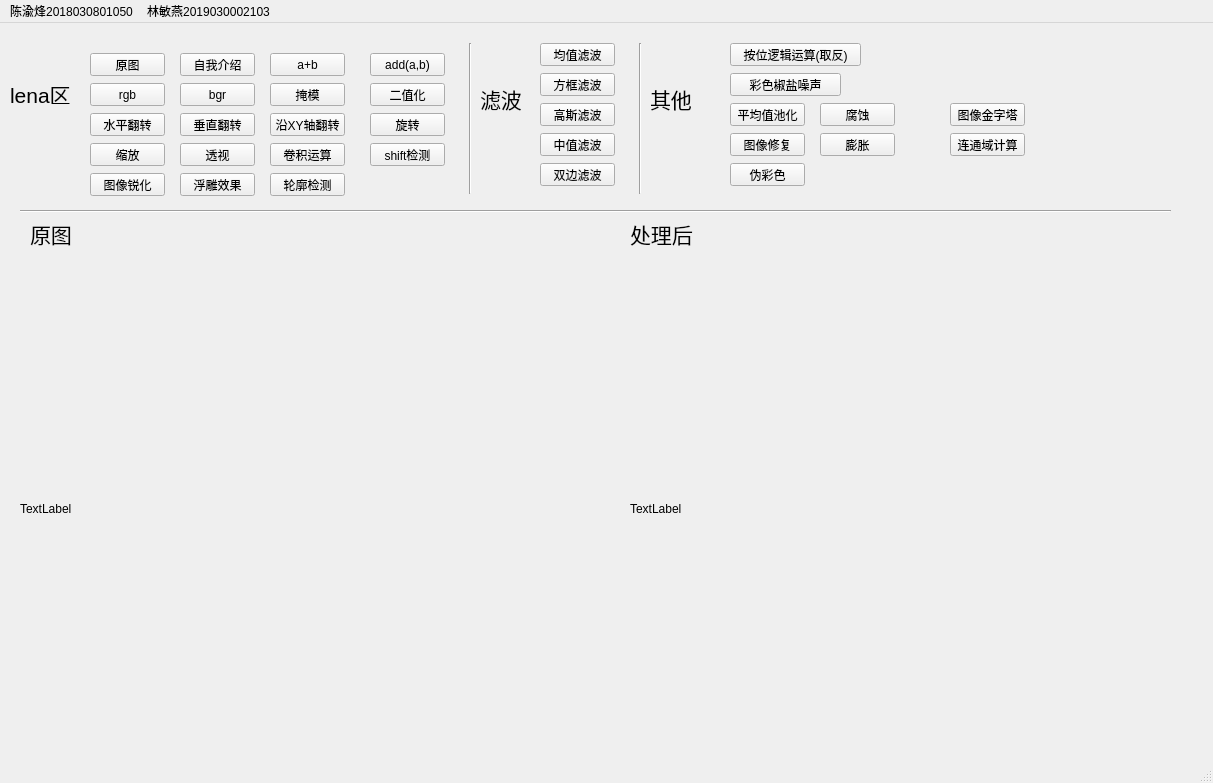
<?xml version="1.0" encoding="UTF-8"?>
<ui version="4.0">
 <class>MainWindow</class>
 <widget class="QMainWindow" name="MainWindow">
  <property name="geometry">
   <rect>
    <x>0</x>
    <y>0</y>
    <width>1213</width>
    <height>783</height>
   </rect>
  </property>
  <property name="windowTitle">
   <string>MainWindow</string>
  </property>
  <widget class="QWidget" name="centralwidget">
   <widget class="QPushButton" name="pushButton_3">
    <property name="geometry">
     <rect>
      <x>270</x>
      <y>30</y>
      <width>75</width>
      <height>23</height>
     </rect>
    </property>
    <property name="text">
     <string>a+b</string>
    </property>
   </widget>
   <widget class="QPushButton" name="pushButton_4">
    <property name="geometry">
     <rect>
      <x>370</x>
      <y>30</y>
      <width>75</width>
      <height>23</height>
     </rect>
    </property>
    <property name="text">
     <string>add(a,b)</string>
    </property>
   </widget>
   <widget class="QPushButton" name="pushButton_5">
    <property name="geometry">
     <rect>
      <x>90</x>
      <y>60</y>
      <width>75</width>
      <height>23</height>
     </rect>
    </property>
    <property name="text">
     <string>rgb</string>
    </property>
   </widget>
   <widget class="QPushButton" name="pushButton_6">
    <property name="geometry">
     <rect>
      <x>180</x>
      <y>60</y>
      <width>75</width>
      <height>23</height>
     </rect>
    </property>
    <property name="text">
     <string>bgr</string>
    </property>
   </widget>
   <widget class="QPushButton" name="pushButton_7">
    <property name="geometry">
     <rect>
      <x>730</x>
      <y>20</y>
      <width>131</width>
      <height>23</height>
     </rect>
    </property>
    <property name="text">
     <string>按位逻辑运算(取反)</string>
    </property>
   </widget>
   <widget class="QPushButton" name="pushButton_8">
    <property name="geometry">
     <rect>
      <x>270</x>
      <y>60</y>
      <width>75</width>
      <height>23</height>
     </rect>
    </property>
    <property name="text">
     <string>掩模</string>
    </property>
   </widget>
   <widget class="QPushButton" name="pushButton_9">
    <property name="geometry">
     <rect>
      <x>730</x>
      <y>140</y>
      <width>75</width>
      <height>23</height>
     </rect>
    </property>
    <property name="text">
     <string>伪彩色</string>
    </property>
   </widget>
   <widget class="QPushButton" name="pushButton_1">
    <property name="geometry">
     <rect>
      <x>90</x>
      <y>30</y>
      <width>75</width>
      <height>23</height>
     </rect>
    </property>
    <property name="text">
     <string>原图</string>
    </property>
   </widget>
   <widget class="QPushButton" name="pushButton_2">
    <property name="geometry">
     <rect>
      <x>180</x>
      <y>30</y>
      <width>75</width>
      <height>23</height>
     </rect>
    </property>
    <property name="text">
     <string>自我介绍</string>
    </property>
   </widget>
   <widget class="QLabel" name="label">
    <property name="geometry">
     <rect>
      <x>20</x>
      <y>230</y>
      <width>512</width>
      <height>512</height>
     </rect>
    </property>
    <property name="text">
     <string>TextLabel</string>
    </property>
   </widget>
   <widget class="QLabel" name="label_2">
    <property name="geometry">
     <rect>
      <x>630</x>
      <y>230</y>
      <width>512</width>
      <height>512</height>
     </rect>
    </property>
    <property name="text">
     <string>TextLabel</string>
    </property>
   </widget>
   <widget class="Line" name="line">
    <property name="geometry">
     <rect>
      <x>20</x>
      <y>180</y>
      <width>1151</width>
      <height>16</height>
     </rect>
    </property>
    <property name="orientation">
     <enum>Qt::Horizontal</enum>
    </property>
   </widget>
   <widget class="QPushButton" name="pushButton_10">
    <property name="geometry">
     <rect>
      <x>370</x>
      <y>60</y>
      <width>75</width>
      <height>23</height>
     </rect>
    </property>
    <property name="text">
     <string>二值化</string>
    </property>
   </widget>
   <widget class="QPushButton" name="pushButton_11">
    <property name="geometry">
     <rect>
      <x>90</x>
      <y>90</y>
      <width>75</width>
      <height>23</height>
     </rect>
    </property>
    <property name="text">
     <string>水平翻转</string>
    </property>
   </widget>
   <widget class="QPushButton" name="pushButton_12">
    <property name="geometry">
     <rect>
      <x>370</x>
      <y>90</y>
      <width>75</width>
      <height>23</height>
     </rect>
    </property>
    <property name="text">
     <string>旋转</string>
    </property>
   </widget>
   <widget class="QPushButton" name="pushButton_13">
    <property name="geometry">
     <rect>
      <x>90</x>
      <y>120</y>
      <width>75</width>
      <height>23</height>
     </rect>
    </property>
    <property name="text">
     <string>缩放</string>
    </property>
   </widget>
   <widget class="QPushButton" name="pushButton_14">
    <property name="geometry">
     <rect>
      <x>180</x>
      <y>120</y>
      <width>75</width>
      <height>23</height>
     </rect>
    </property>
    <property name="text">
     <string>透视</string>
    </property>
   </widget>
   <widget class="QPushButton" name="pushButton_15">
    <property name="geometry">
     <rect>
      <x>270</x>
      <y>120</y>
      <width>75</width>
      <height>23</height>
     </rect>
    </property>
    <property name="text">
     <string>卷积运算</string>
    </property>
   </widget>
   <widget class="QPushButton" name="pushButton_16">
    <property name="geometry">
     <rect>
      <x>730</x>
      <y>50</y>
      <width>111</width>
      <height>23</height>
     </rect>
    </property>
    <property name="text">
     <string>彩色椒盐噪声</string>
    </property>
   </widget>
   <widget class="QPushButton" name="pushButton_17">
    <property name="geometry">
     <rect>
      <x>370</x>
      <y>120</y>
      <width>75</width>
      <height>23</height>
     </rect>
    </property>
    <property name="text">
     <string>shift检测</string>
    </property>
   </widget>
   <widget class="QPushButton" name="pushButton_18">
    <property name="geometry">
     <rect>
      <x>540</x>
      <y>20</y>
      <width>75</width>
      <height>23</height>
     </rect>
    </property>
    <property name="text">
     <string>均值滤波</string>
    </property>
   </widget>
   <widget class="QPushButton" name="pushButton_19">
    <property name="geometry">
     <rect>
      <x>540</x>
      <y>50</y>
      <width>75</width>
      <height>23</height>
     </rect>
    </property>
    <property name="text">
     <string>方框滤波</string>
    </property>
   </widget>
   <widget class="QPushButton" name="pushButton_20">
    <property name="geometry">
     <rect>
      <x>540</x>
      <y>80</y>
      <width>75</width>
      <height>23</height>
     </rect>
    </property>
    <property name="text">
     <string>高斯滤波</string>
    </property>
   </widget>
   <widget class="QPushButton" name="pushButton_21">
    <property name="geometry">
     <rect>
      <x>540</x>
      <y>110</y>
      <width>75</width>
      <height>23</height>
     </rect>
    </property>
    <property name="text">
     <string>中值滤波</string>
    </property>
   </widget>
   <widget class="QPushButton" name="pushButton_22">
    <property name="geometry">
     <rect>
      <x>540</x>
      <y>140</y>
      <width>75</width>
      <height>23</height>
     </rect>
    </property>
    <property name="text">
     <string>双边滤波</string>
    </property>
   </widget>
   <widget class="QPushButton" name="pushButton_23">
    <property name="geometry">
     <rect>
      <x>90</x>
      <y>150</y>
      <width>75</width>
      <height>23</height>
     </rect>
    </property>
    <property name="text">
     <string>图像锐化</string>
    </property>
   </widget>
   <widget class="QPushButton" name="pushButton_24">
    <property name="geometry">
     <rect>
      <x>180</x>
      <y>150</y>
      <width>75</width>
      <height>23</height>
     </rect>
    </property>
    <property name="text">
     <string>浮雕效果</string>
    </property>
   </widget>
   <widget class="QPushButton" name="pushButton_25">
    <property name="geometry">
     <rect>
      <x>730</x>
      <y>80</y>
      <width>75</width>
      <height>23</height>
     </rect>
    </property>
    <property name="text">
     <string>平均值池化</string>
    </property>
   </widget>
   <widget class="QPushButton" name="pushButton_26">
    <property name="geometry">
     <rect>
      <x>730</x>
      <y>110</y>
      <width>75</width>
      <height>23</height>
     </rect>
    </property>
    <property name="text">
     <string>图像修复</string>
    </property>
   </widget>
   <widget class="QPushButton" name="pushButton_27">
    <property name="geometry">
     <rect>
      <x>270</x>
      <y>150</y>
      <width>75</width>
      <height>23</height>
     </rect>
    </property>
    <property name="text">
     <string>轮廓检测</string>
    </property>
   </widget>
   <widget class="QPushButton" name="pushButton_28">
    <property name="geometry">
     <rect>
      <x>180</x>
      <y>90</y>
      <width>75</width>
      <height>23</height>
     </rect>
    </property>
    <property name="text">
     <string>垂直翻转</string>
    </property>
   </widget>
   <widget class="QPushButton" name="pushButton_29">
    <property name="geometry">
     <rect>
      <x>270</x>
      <y>90</y>
      <width>75</width>
      <height>23</height>
     </rect>
    </property>
    <property name="text">
     <string>沿XY轴翻转</string>
    </property>
   </widget>
   <widget class="QPushButton" name="pushButton_30">
    <property name="geometry">
     <rect>
      <x>950</x>
      <y>80</y>
      <width>75</width>
      <height>23</height>
     </rect>
    </property>
    <property name="text">
     <string>图像金字塔</string>
    </property>
   </widget>
   <widget class="QPushButton" name="pushButton_31">
    <property name="geometry">
     <rect>
      <x>950</x>
      <y>110</y>
      <width>75</width>
      <height>23</height>
     </rect>
    </property>
    <property name="text">
     <string>连通域计算</string>
    </property>
   </widget>
   <widget class="QPushButton" name="pushButton_32">
    <property name="geometry">
     <rect>
      <x>820</x>
      <y>80</y>
      <width>75</width>
      <height>23</height>
     </rect>
    </property>
    <property name="text">
     <string>腐蚀</string>
    </property>
   </widget>
   <widget class="QPushButton" name="pushButton_33">
    <property name="geometry">
     <rect>
      <x>820</x>
      <y>110</y>
      <width>75</width>
      <height>23</height>
     </rect>
    </property>
    <property name="text">
     <string>膨胀</string>
    </property>
   </widget>
   <widget class="Line" name="line_2">
    <property name="geometry">
     <rect>
      <x>460</x>
      <y>20</y>
      <width>20</width>
      <height>151</height>
     </rect>
    </property>
    <property name="orientation">
     <enum>Qt::Vertical</enum>
    </property>
   </widget>
   <widget class="Line" name="line_3">
    <property name="geometry">
     <rect>
      <x>630</x>
      <y>20</y>
      <width>20</width>
      <height>151</height>
     </rect>
    </property>
    <property name="orientation">
     <enum>Qt::Vertical</enum>
    </property>
   </widget>
   <widget class="QLabel" name="label_3">
    <property name="geometry">
     <rect>
      <x>480</x>
      <y>40</y>
      <width>51</width>
      <height>71</height>
     </rect>
    </property>
    <property name="font">
     <font>
      <pointsize>16</pointsize>
     </font>
    </property>
    <property name="text">
     <string>滤波</string>
    </property>
   </widget>
   <widget class="QLabel" name="label_4">
    <property name="geometry">
     <rect>
      <x>10</x>
      <y>60</y>
      <width>161</width>
      <height>21</height>
     </rect>
    </property>
    <property name="font">
     <font>
      <pointsize>16</pointsize>
     </font>
    </property>
    <property name="text">
     <string>lena区</string>
    </property>
   </widget>
   <widget class="QLabel" name="label_5">
    <property name="geometry">
     <rect>
      <x>650</x>
      <y>50</y>
      <width>41</width>
      <height>51</height>
     </rect>
    </property>
    <property name="font">
     <font>
      <pointsize>16</pointsize>
     </font>
    </property>
    <property name="text">
     <string>其他</string>
    </property>
   </widget>
   <widget class="QLabel" name="label_6">
    <property name="geometry">
     <rect>
      <x>30</x>
      <y>180</y>
      <width>91</width>
      <height>61</height>
     </rect>
    </property>
    <property name="font">
     <font>
      <pointsize>16</pointsize>
     </font>
    </property>
    <property name="text">
     <string>原图</string>
    </property>
   </widget>
   <widget class="QLabel" name="label_7">
    <property name="geometry">
     <rect>
      <x>630</x>
      <y>180</y>
      <width>91</width>
      <height>61</height>
     </rect>
    </property>
    <property name="font">
     <font>
      <pointsize>16</pointsize>
     </font>
    </property>
    <property name="text">
     <string>处理后</string>
    </property>
   </widget>
  </widget>
  <widget class="QMenuBar" name="menubar">
   <property name="geometry">
    <rect>
     <x>0</x>
     <y>0</y>
     <width>1213</width>
     <height>23</height>
    </rect>
   </property>
   <widget class="QMenu" name="menu">
    <property name="title">
     <string>陈渝烽2018030801050</string>
    </property>
   </widget>
   <widget class="QMenu" name="menu_2019030002103">
    <property name="title">
     <string>林敏燕2019030002103</string>
    </property>
   </widget>
   <addaction name="menu"/>
   <addaction name="menu_2019030002103"/>
  </widget>
  <widget class="QStatusBar" name="statusbar"/>
 </widget>
 <resources/>
 <connections/>
</ui>
